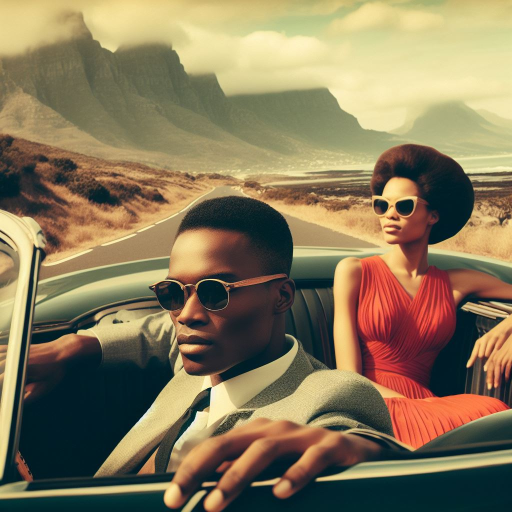
#> input picture utils/data/dummy/generated/bing/1.jpg, 1024 x 1024 px (shown at 1/2 size)
$ python -i realism.py   (imports and definitions only)   (older library calls are emulated)
#> lines starting #> are read from the running program, lines starting #| are printed output that depends on the picture
import cv2
import math
import torch
import pandas as pd
import numpy as np
from tqdm import tqdm
from functools import lru_cache
from skimage.feature import graycomatrix, graycoprops
from sklearn.mixture import GaussianMixture
from sklearn.preprocessing import StandardScaler


# [1 line that did not run here, left out]


def compute_glcm(image):
    image = cv2.resize(image, (500, 500))  # HyperParameter
    glcm = graycomatrix(
        image,
        distances=[1],
        angles=[0, np.pi / 4, np.pi / 2, 3 * np.pi / 4],
        levels=256,
        symmetric=True,
        normed=True,
    )
    contrast = graycoprops(glcm, "contrast")
    dissimilarity = graycoprops(glcm, "dissimilarity")
    homogeneity = graycoprops(glcm, "homogeneity")
    energy = graycoprops(glcm, "energy")
    correlation = graycoprops(glcm, "correlation")

    return {
        "contrast": np.mean(contrast),
        "dissimilarity": np.mean(dissimilarity),
        "homogeneity": np.mean(homogeneity),
        "energy": np.mean(energy),
        "correlation": np.mean(correlation),
    }


# [12 lines left out: functions compute_canny_edge_density, compute_variance_of_laplacian, not called in this run]


def compute_mean_spectrum(image):
    mean_spectrum = np.mean(image, axis=(0, 1))
    return mean_spectrum


def compute_realism_score(image):
    glcm_metrics = compute_glcm(image)
    canny_edge_density = compute_canny_edge_density(image)
    variance_laplacian = compute_variance_of_laplacian(image)
    mean_spectrum = compute_mean_spectrum(image)

    m1, m2, m3, m4, m5 = (
        glcm_metrics["contrast"],
        canny_edge_density,
        variance_laplacian,
        mean_spectrum,
        glcm_metrics["energy"],
    )

    return [m1, m2, m3, m4, m5]


# [36 lines left out: functions get_image_array, build_gmm, get_gmm_neg_likelihoods, calculate_realism_score, not called in this run]

>>> import cv2
>>> picture = cv2.cvtColor(cv2.imread('../../utils/data/dummy/generated/bing/1.jpg'), cv2.COLOR_BGR2RGB)
>>> result = compute_realism_score(picture)
#> in compute_glcm, `image = cv2.resize(image, (500, 500))`:
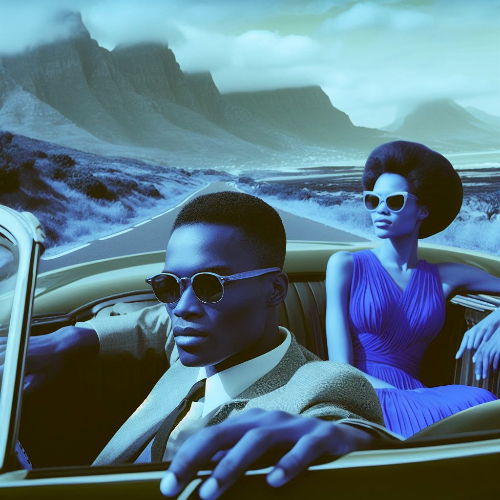
#> image: shape (500, 500, 3); mean of channels 0, 1, 2 135.9, 121, 90.6; drawn as B, G, R
#> (the run stopped early here; a loop or call above may not have finished)

$ run again, on utils/data/dummy/generated/bing/10.jpg
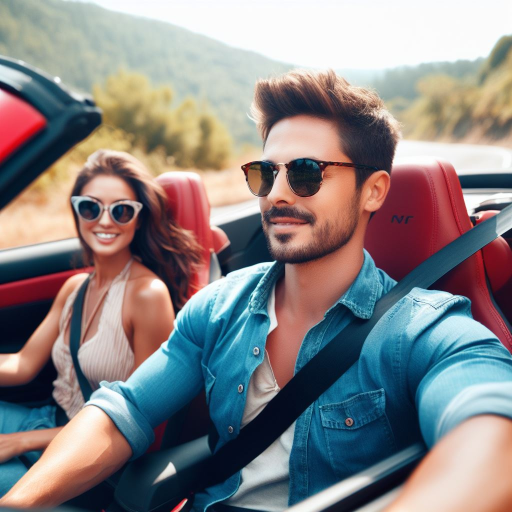
#> input picture utils/data/dummy/generated/bing/10.jpg, 1024 x 1024 px (shown at 1/2 size)
#> in compute_glcm, `image = cv2.resize(image, (500, 500))`:
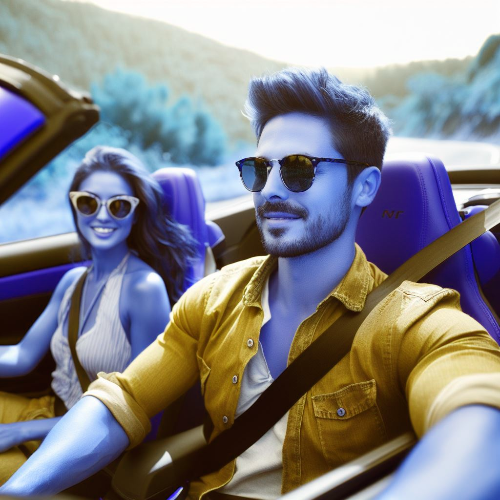
#> image: shape (500, 500, 3); mean of channels 0, 1, 2 135.9, 131.5, 132.3; drawn as B, G, R

$ run again, on utils/data/dummy/generated/bing/11.jpg
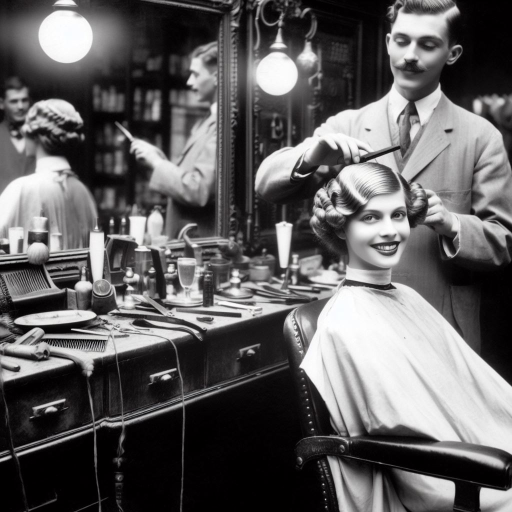
#> input picture utils/data/dummy/generated/bing/11.jpg, 1024 x 1024 px (shown at 1/2 size)
#> in compute_glcm, `image = cv2.resize(image, (500, 500))`:
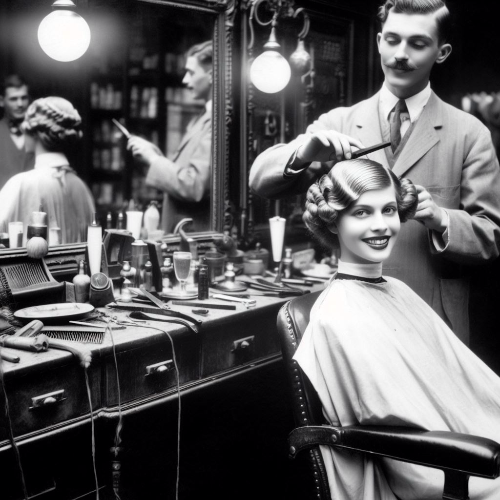
#> image: shape (500, 500, 3); mean of channels 0, 1, 2 96.3, 94.8, 95.5; drawn as B, G, R

$ run again, on utils/data/dummy/generated/bing/12.jpg
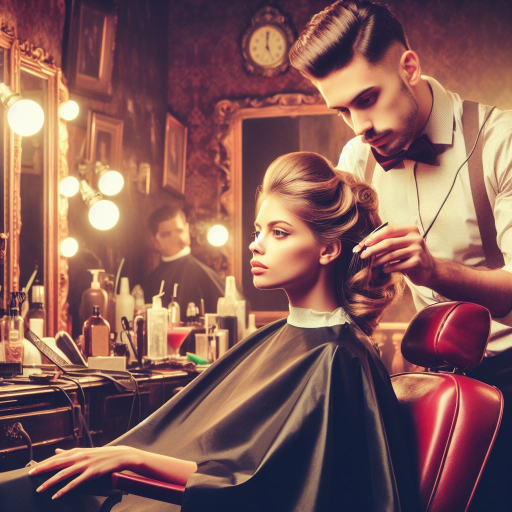
#> input picture utils/data/dummy/generated/bing/12.jpg, 1024 x 1024 px (shown at 1/2 size)
#> in compute_glcm, `image = cv2.resize(image, (500, 500))`:
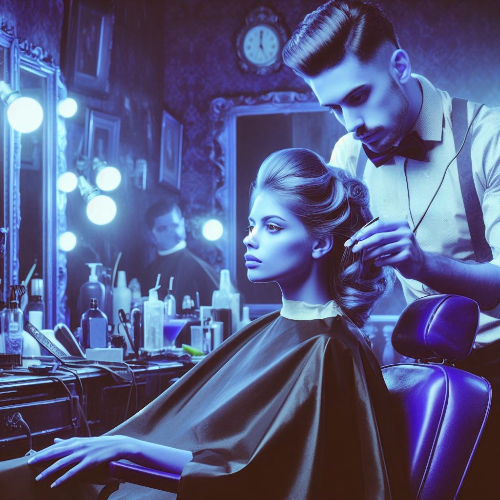
#> image: shape (500, 500, 3); mean of channels 0, 1, 2 134.6, 92.2, 87.4; drawn as B, G, R
